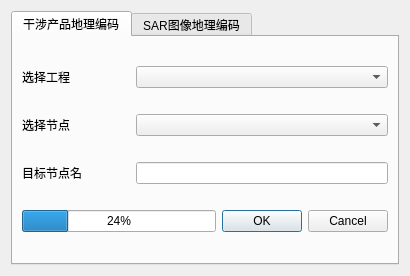
<?xml version="1.0" encoding="UTF-8"?>
<ui version="4.0">
 <class>Geocoding</class>
 <widget class="QWidget" name="Geocoding">
  <property name="geometry">
   <rect>
    <x>0</x>
    <y>0</y>
    <width>410</width>
    <height>276</height>
   </rect>
  </property>
  <property name="windowTitle">
   <string>地理编码</string>
  </property>
  <property name="windowIcon">
   <iconset resource="../QtWidgetsApplication3.qrc">
    <normaloff>:/QtWidgetsApplication3/bin/icon/geocoding.png</normaloff>:/QtWidgetsApplication3/bin/icon/geocoding.png</iconset>
  </property>
  <layout class="QHBoxLayout" name="horizontalLayout">
   <item>
    <widget class="QTabWidget" name="tabWidget">
     <property name="currentIndex">
      <number>0</number>
     </property>
     <widget class="QWidget" name="tab">
      <attribute name="title">
       <string>干涉产品地理编码</string>
      </attribute>
      <layout class="QVBoxLayout" name="verticalLayout_2">
       <item>
        <layout class="QHBoxLayout" name="horizontalLayout_2" stretch="3,7">
         <item>
          <widget class="QLabel" name="label">
           <property name="text">
            <string>选择工程</string>
           </property>
          </widget>
         </item>
         <item>
          <widget class="QComboBox" name="comboBox_project1"/>
         </item>
        </layout>
       </item>
       <item>
        <layout class="QHBoxLayout" name="horizontalLayout_3" stretch="3,7">
         <item>
          <widget class="QLabel" name="label_2">
           <property name="text">
            <string>选择节点</string>
           </property>
          </widget>
         </item>
         <item>
          <widget class="QComboBox" name="comboBox_node1"/>
         </item>
        </layout>
       </item>
       <item>
        <layout class="QHBoxLayout" name="horizontalLayout_4" stretch="3,7">
         <item>
          <widget class="QLabel" name="label_3">
           <property name="text">
            <string>目标节点名</string>
           </property>
          </widget>
         </item>
         <item>
          <widget class="QLineEdit" name="lineEdit_dstnode1"/>
         </item>
        </layout>
       </item>
       <item>
        <layout class="QHBoxLayout" name="horizontalLayout_5" stretch="7,3">
         <item>
          <widget class="QProgressBar" name="progressBar">
           <property name="value">
            <number>24</number>
           </property>
          </widget>
         </item>
         <item>
          <widget class="QDialogButtonBox" name="buttonBox">
           <property name="standardButtons">
            <set>QDialogButtonBox::Cancel|QDialogButtonBox::Ok</set>
           </property>
          </widget>
         </item>
        </layout>
       </item>
      </layout>
     </widget>
     <widget class="QWidget" name="tab_2">
      <attribute name="title">
       <string>SAR图像地理编码</string>
      </attribute>
      <layout class="QVBoxLayout" name="verticalLayout_4">
       <item>
        <layout class="QHBoxLayout" name="horizontalLayout_6" stretch="3,7">
         <item>
          <widget class="QLabel" name="label_4">
           <property name="text">
            <string>选择工程</string>
           </property>
          </widget>
         </item>
         <item>
          <widget class="QComboBox" name="comboBox_project2"/>
         </item>
        </layout>
       </item>
       <item>
        <layout class="QHBoxLayout" name="horizontalLayout_7" stretch="3,7">
         <item>
          <widget class="QLabel" name="label_5">
           <property name="text">
            <string>选择节点</string>
           </property>
          </widget>
         </item>
         <item>
          <widget class="QComboBox" name="comboBox_node2"/>
         </item>
        </layout>
       </item>
       <item>
        <layout class="QHBoxLayout" name="horizontalLayout_8" stretch="3,7">
         <item>
          <widget class="QLabel" name="label_6">
           <property name="text">
            <string>目标节点名</string>
           </property>
          </widget>
         </item>
         <item>
          <widget class="QLineEdit" name="lineEdit_dstnode2"/>
         </item>
        </layout>
       </item>
       <item>
        <layout class="QHBoxLayout" name="horizontalLayout_9" stretch="3,2,3,2">
         <item>
          <widget class="QLabel" name="label_7">
           <property name="text">
            <string>距离向多视</string>
           </property>
          </widget>
         </item>
         <item>
          <widget class="QSpinBox" name="spinBox_multi_rg"/>
         </item>
         <item>
          <widget class="QLabel" name="label_8">
           <property name="text">
            <string>方位向多视</string>
           </property>
          </widget>
         </item>
         <item>
          <widget class="QSpinBox" name="spinBox_multi_az"/>
         </item>
        </layout>
       </item>
       <item>
        <layout class="QHBoxLayout" name="horizontalLayout_10" stretch="7,3">
         <item>
          <widget class="QProgressBar" name="progressBar_2">
           <property name="value">
            <number>24</number>
           </property>
          </widget>
         </item>
         <item>
          <widget class="QDialogButtonBox" name="buttonBox_2">
           <property name="standardButtons">
            <set>QDialogButtonBox::Cancel|QDialogButtonBox::Ok</set>
           </property>
          </widget>
         </item>
        </layout>
       </item>
      </layout>
     </widget>
    </widget>
   </item>
  </layout>
 </widget>
 <resources>
  <include location="../QtWidgetsApplication3.qrc"/>
 </resources>
 <connections/>
</ui>
